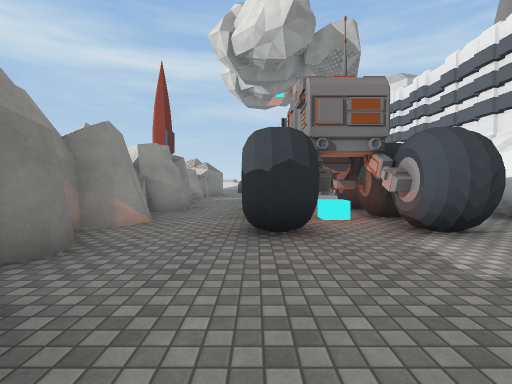
[1] (above)

17 first-person views from a walk through a 3-D level made in the Unity game engine. The camera is 1.4 m above the floor, tilts 2° down and sees 85° across. The floor is counted in squares, 2 m on a side. Each view is taken from the middle of a square. On the plan, view 1 faces up. The plan holds only what a view shows up to about 9 squares ahead; the rest is blank. The place goes on beyond the plan. The player is left out. Some surface patterns are stand-ins.

[2]
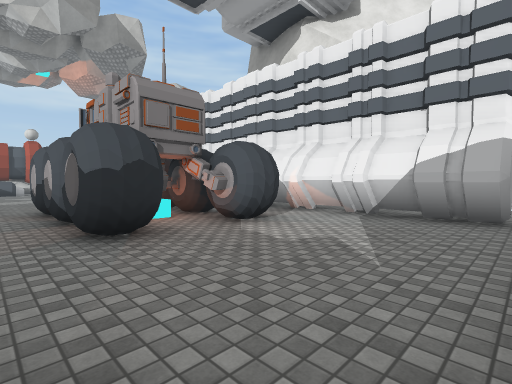

[3]
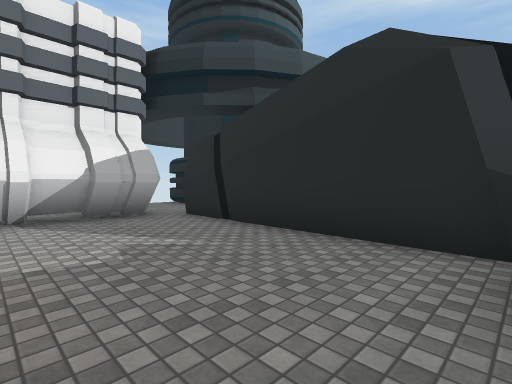

[4]
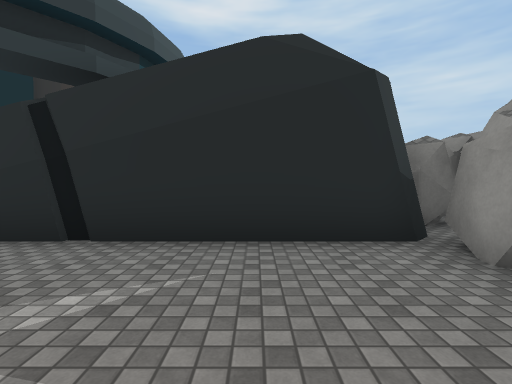

[5]
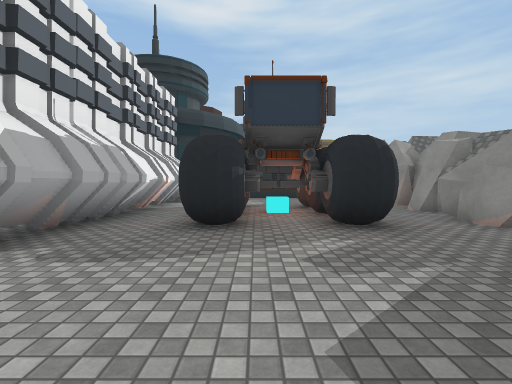

[6]
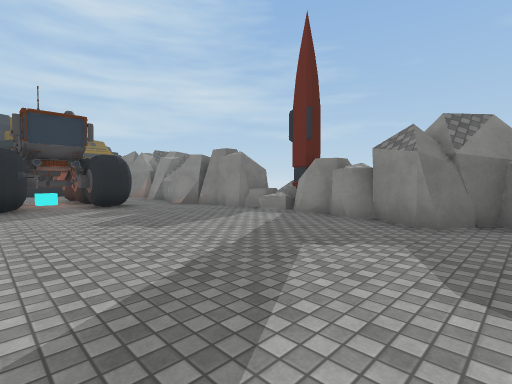

[7]
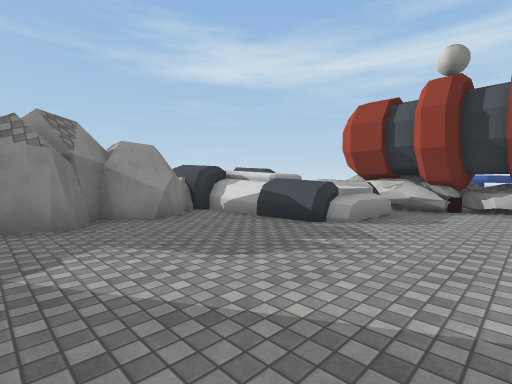

[8]
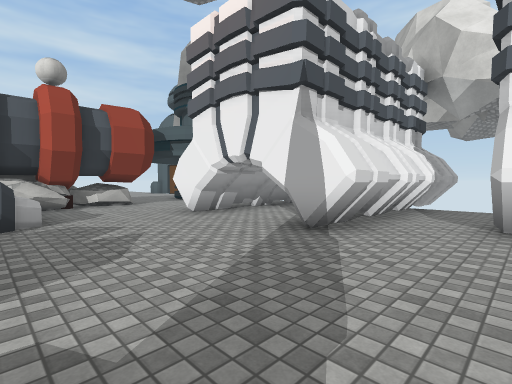

[9]
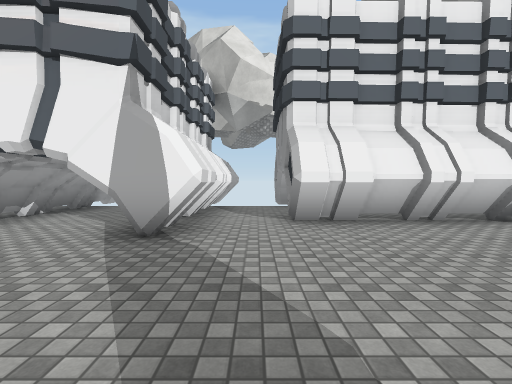

[10]
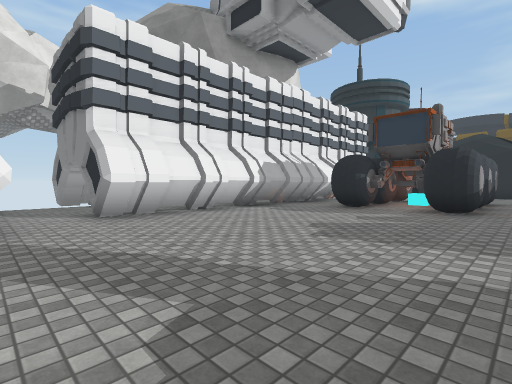

[11]
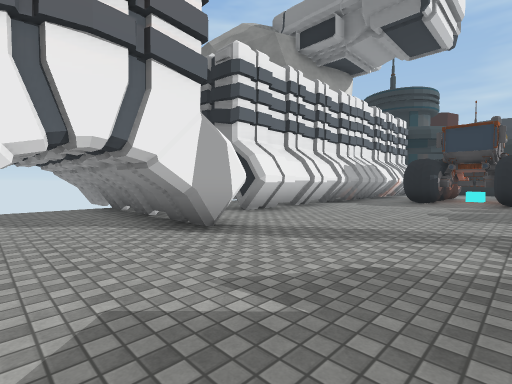

[12]
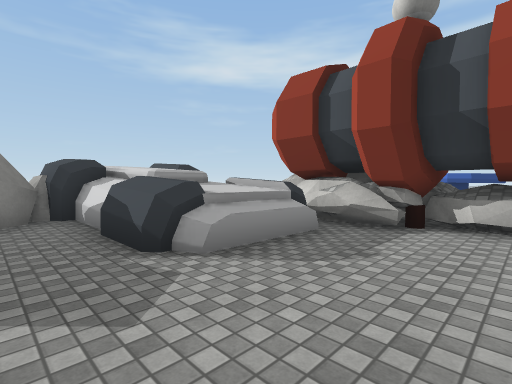

[13]
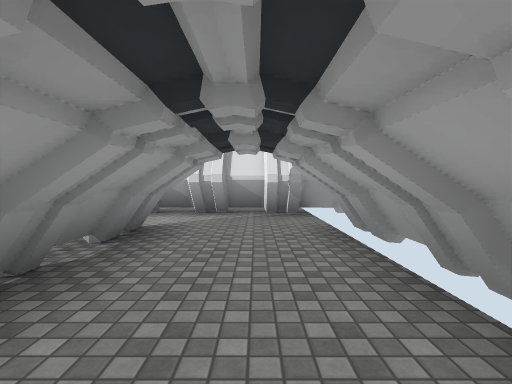

[14]
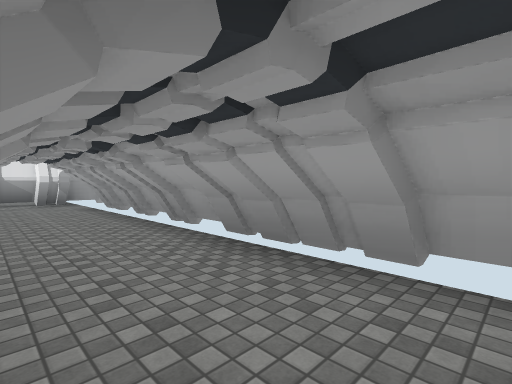

[15]
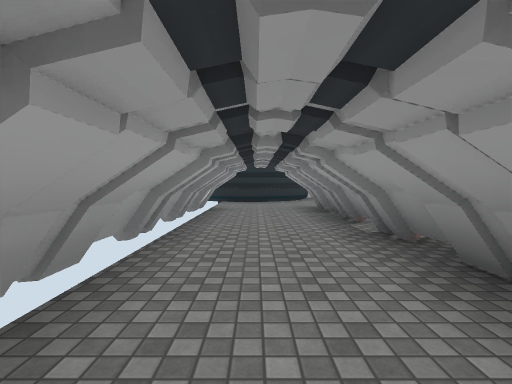

[16]
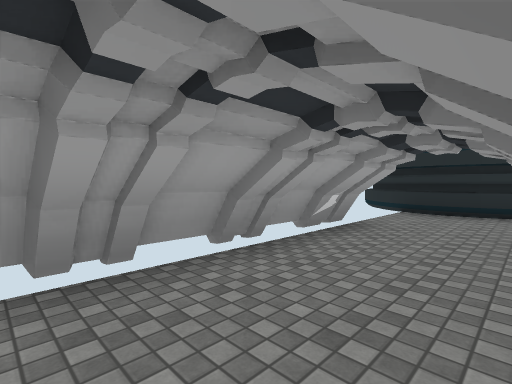

[17]
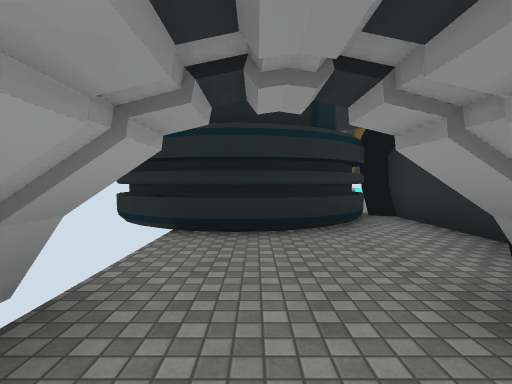

### Floor plan
Key: @ floor where view 1 was taken; # wall or solid block; . floor; ^ raised ledge; O other object.
Columns run from 4 left of view 1 to 9 right of it. Each row starts with its distance up from view 1.
 26      OO
 25      OO
 24
 23
 22    ### #.
 21     ^....
 20   ^^^....
 19  #^^^...######
 18 ##......#####
 17  #...........
 16  #......######
 15  ##.....######
 14  #...........
 13  #.......##.##
 12  #.......##.##
 11 ##.......##.#
 10  #.......#..#
  9  #.......# .#
  8  ##.#..#.# .#
  7  ##.####.##.#
  6  #..####.##.#
  5  ##.####.#..#
  4  #..####.##.#
  3  ##......##.#
  2   #......##.##
  1   #......##.#
  0   #.@........
 -1   #### ##....
 -2         #.O###
 -3         #O##

Positions as (right, up) in squares from view 1, and headings:
1: (0, 0), facing up
2: (-1, 0), facing up-right
3: (-1, 3), facing down-right
4: (1, 3), facing down
5: (2, 12), facing down
6: (3, 16), facing down-left
7: (3, 14), facing up-left
8: (0, 13), facing up-right
9: (0, 14), facing right
10: (-1, 15), facing down-right
11: (0, 18), facing down-right
12: (3, 17), facing up-left
13: (7, 9), facing up
14: (6, 5), facing up-right
15: (7, 8), facing down
16: (6, 5), facing down-right
17: (7, 2), facing down
